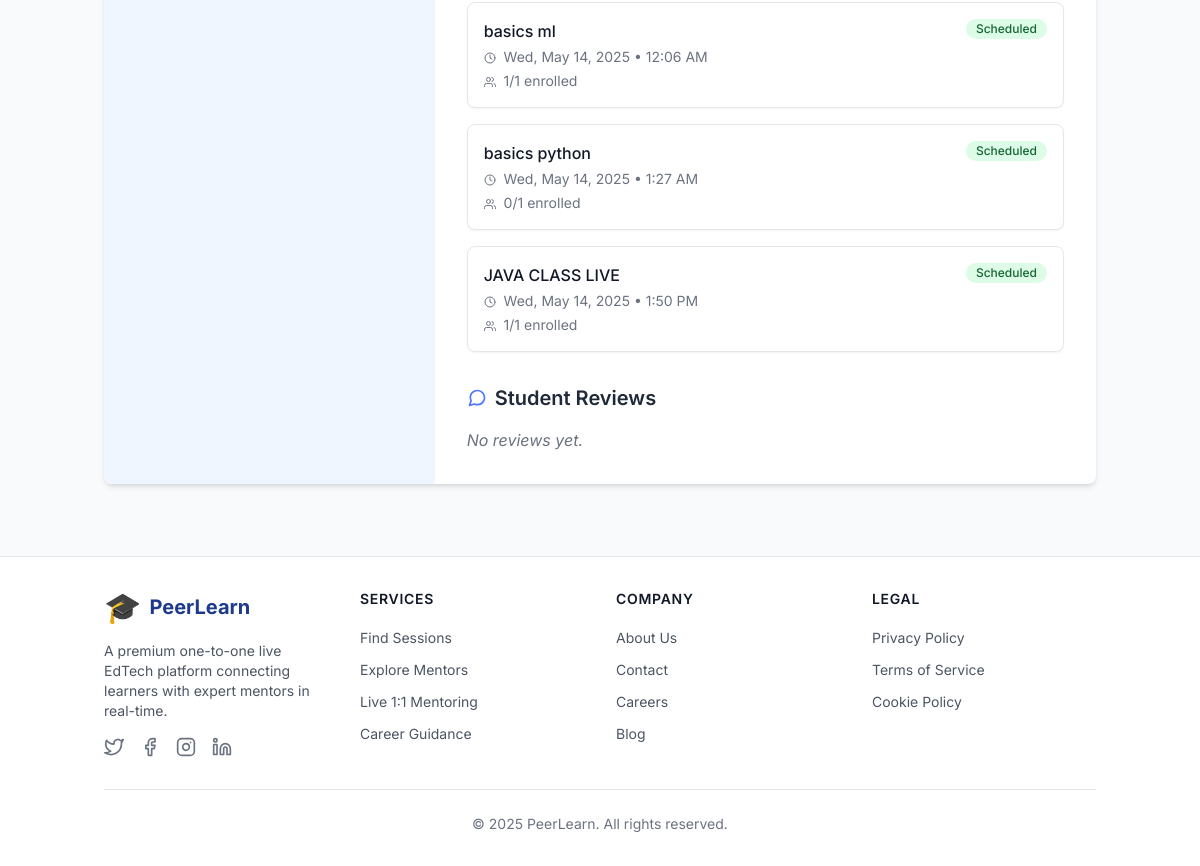
Before: /users/mentors/5/ (signed in, lower part) with the older database file.
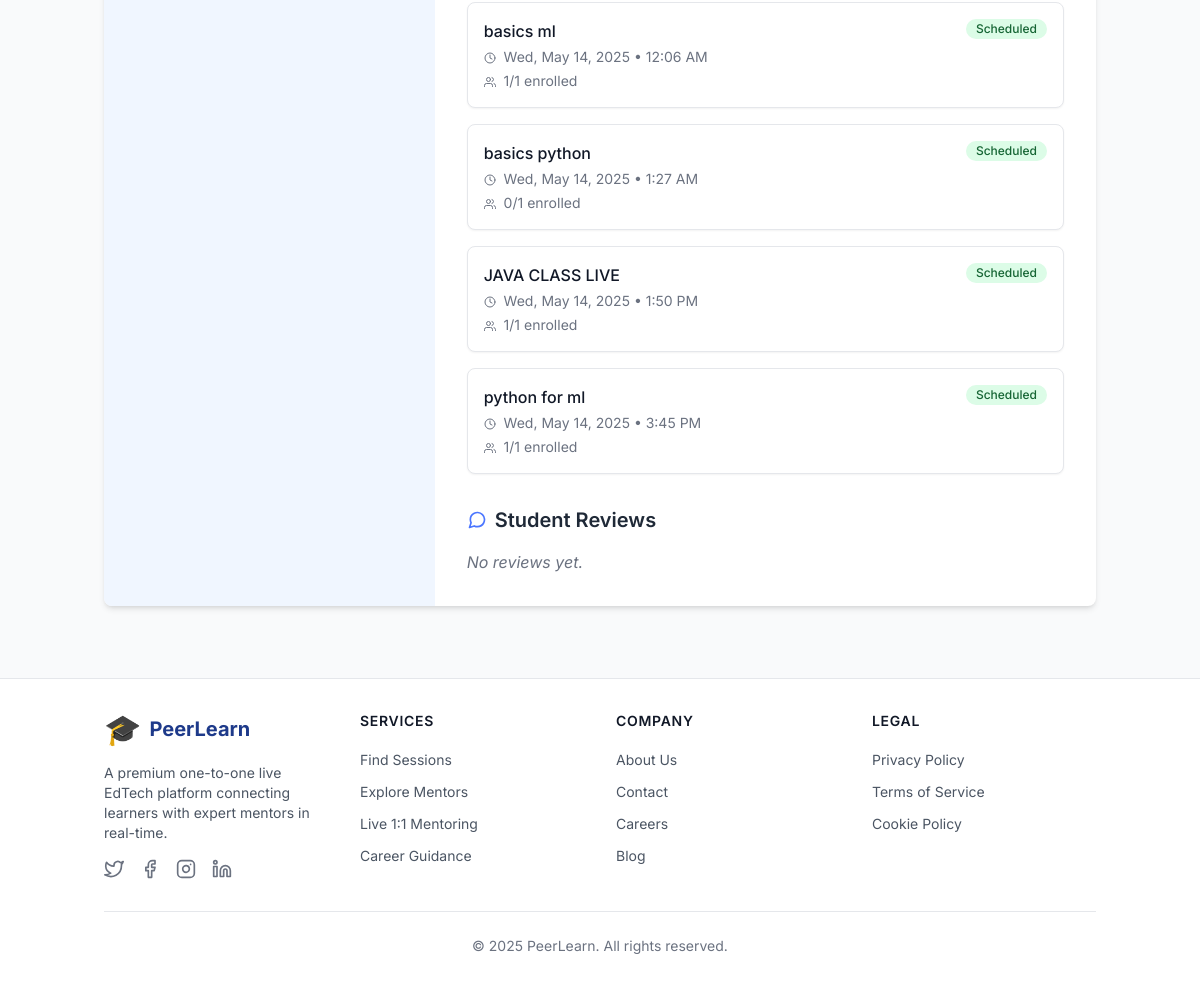
After: the same page with the newer database file.
### apps/learning_sessions/models.py (models this page shows, shortened)
class Session(models.Model):
    SCHEDULED = 'scheduled'
    LIVE = 'live'
    COMPLETED = 'completed'
    CANCELLED = 'cancelled'
    STATUS_CHOICES = [
        (SCHEDULED, _('Scheduled')),
        (LIVE, _('Live')),
        (COMPLETED, _('Completed')),
        (CANCELLED, _('Cancelled')),
    ]
    mentor = models.ForeignKey(
        CustomUser,
        on_delete=models.CASCADE,
        limit_choices_to={'role': CustomUser.MENTOR},
        help_text=_('The mentor hosting this session.')
    )
    title = models.CharField(
        max_length=255,
        help_text=_('Title of the session.')
    )
    description = models.TextField(
        help_text=_('Description of what will be covered in the session.')
    )
    topics = models.JSONField(
        default=list,
        help_text=_('List of topics that will be covered in this session.')
    )
    schedule = models.DateTimeField(
        help_text=_('Date and time when the session is scheduled.')
    )
    duration = models.PositiveIntegerField(
        default=60,
        help_text=_('Duration of the session in minutes.')
    )
    price = models.DecimalField(
        max_digits=10,
        decimal_places=2,
        default=0,
        help_text=_('Price of the session (0 for free sessions).')
    )
    room_code = models.UUIDField(
        default=uuid.uuid4,
        editable=False,
        unique=True,
        help_text=_('Unique code for the session room.')
    )
    status = models.CharField(
        max_length=10,
        choices=STATUS_CHOICES,
        default=SCHEDULED,
        help_text=_('Current status of the session.')
    )
    max_participants = models.PositiveIntegerField(
        default=1,
        help_text=_('Maximum number of participants allowed (1 for one-to-one).')
    )
    created_at = models.DateTimeField(
        auto_now_add=True,
        help_text=_('Date and time when the session was created.')
    )
    updated_at = models.DateTimeField(
        auto_now=True,
        help_text=_('Date and time when the session was last updated.')
    )
    class Meta:
        verbose_name = _('Session')
        verbose_name_plural = _('Sessions')
        ordering = ['-schedule']

### apps/users/views.py (the view)
# urls.py: path('mentors/<int:pk>/', views.MentorDetailView.as_view(), name='mentor_detail'),
@method_decorator(login_required, name='dispatch')
class MentorDetailView(DetailView):
    model = CustomUser
    template_name = 'mentors/profile.html'
    context_object_name = 'mentor'
    def get_queryset(self):
        return CustomUser.objects.filter(role=CustomUser.MENTOR)
    def get_context_data(self, **kwargs):
        context = super().get_context_data(**kwargs)
        if self.request.user.is_learner:
            context['rating_form'] = RatingForm()
        mentor = self.get_object()
        context['upcoming_sessions'] = Session.objects.filter(
            mentor=mentor,
            status__in=['scheduled', 'live']
        ).order_by('schedule')
        from apps.learning_sessions.models import Domain
        context['domains'] = Domain.objects.all()
        return context

### apps/core/templatetags/custom_filters.py (called while the page is built)
@register.filter
def strip(value):
    if isinstance(value, str):
        return value.strip()
    return value

### apps/users/models.py (called while the page is built)
    @property
    def is_learner(self):
        return self.role == self.LEARNER

    def get_dashboard_url(self):
        if self.is_learner:
            return '/users/dashboard/learner/'
        elif self.is_mentor:
            return '/users/dashboard/mentor/'
        elif self.is_admin_user:
            return '/admin/'
        return '/'

### templates/mentors/profile.html (shortened to what the changed rows need)
{% extends request.is_dashboard|yesno:"dashboard_base.html,base.html" %}
{% load static %}
{% load custom_filters %}
{% block content %}
<div class="container mx-auto px-4 py-8">
    <div class="max-w-5xl mx-auto">
        <div class="bg-white rounded-lg shadow-md overflow-hidden">
            <div class="flex flex-col md:flex-row">
                <div class="md:w-2/3 p-8">
                    <div class="mb-8">
                        {% if upcoming_sessions %}
                            <div class="space-y-4">
                                {% for session in upcoming_sessions %}
                                    <div class="bg-white border border-gray-200 rounded-lg p-4 shadow-sm hover:shadow-md transition-shadow duration-200">
                                        <div class="flex justify-between items-start">
                                            <div>
                                                <h3 class="font-medium text-gray-900">{{ session.title }}</h3>
                                                <p class="text-sm text-gray-500 mt-1">
                                                    <i data-feather="clock" class="inline w-3 h-3 mr-1"></i>
                                                    {{ session.schedule|date:"D, M d, Y • g:i A" }}
                                                </p>
                                                <p class="text-sm text-gray-500 mt-1">
                                                    <i data-feather="users" class="inline w-3 h-3 mr-1"></i>
                                                    {{ session.bookings.count|default:"0" }}/{{ session.max_participants }} enrolled
                                                </p>
                                            </div>
                                            <span class="inline-flex items-center px-2.5 py-0.5 rounded-full text-xs font-medium bg-green-100 text-green-800">
                                                {{ session.get_status_display }}
                                            </span>
                                        </div>
                                    </div>
                                {% endfor %}
                            </div>
                        {% else %}
                            <p class="text-gray-500 italic">No upcoming sessions scheduled.</p>
                        {% endif %}
                    </div>
                    <div>
                        <h2 class="text-xl font-semibold mb-4 flex items-center text-gray-800">
                            <i data-feather="message-circle" class="w-5 h-5 mr-2 text-primary-500"></i>
                            Student Reviews
                        </h2>
                    </div>
                </div>
            </div>
        </div>
    </div>
</div>
{% endblock %}

Changed rows visible on the page:
added Session: title "python for ml", schedule "Wed, May 14, 2025 • 3:45 PM", bookings.count "1", max_participants "1", status "Scheduled"
